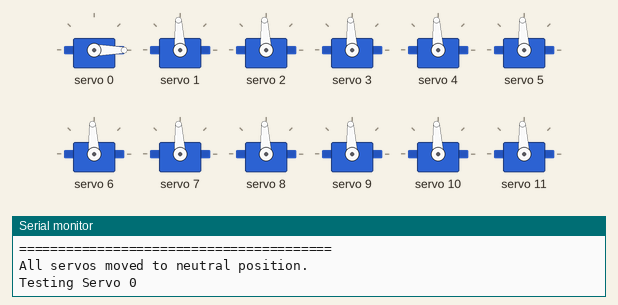
Recording of a sketch running on a simulated ESP32. On the bench: 12 × servo, the last lines printed to the serial monitor.

Above: at 2.6 s.
At 5.8 s:
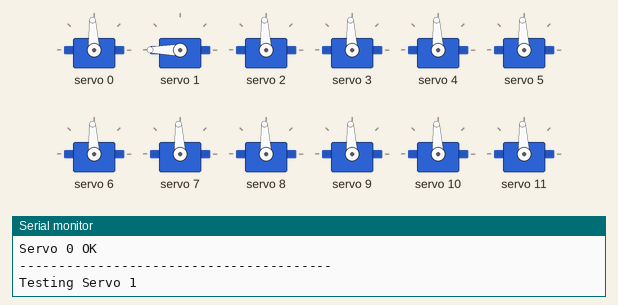
At 9.2 s:
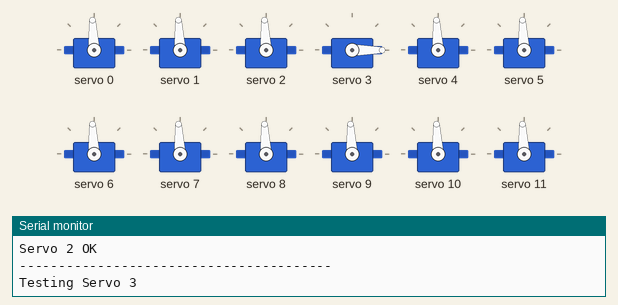
At 15.8 s:
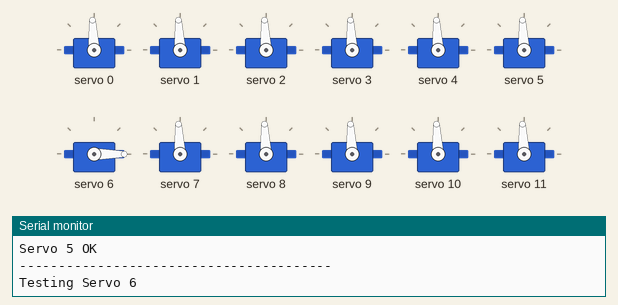
At 28.3 s:
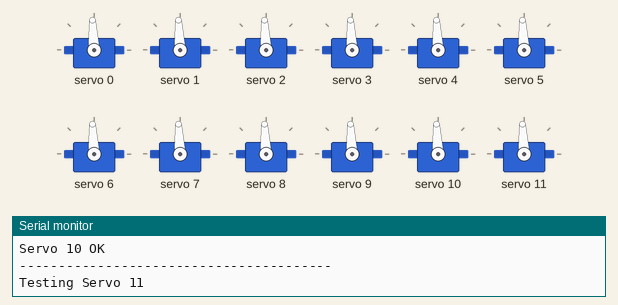
At 37.4 s:
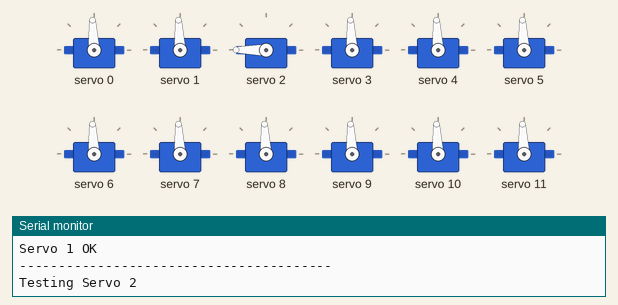
Timing chart, 0 to 40.0 s (numbered marks = the images above):
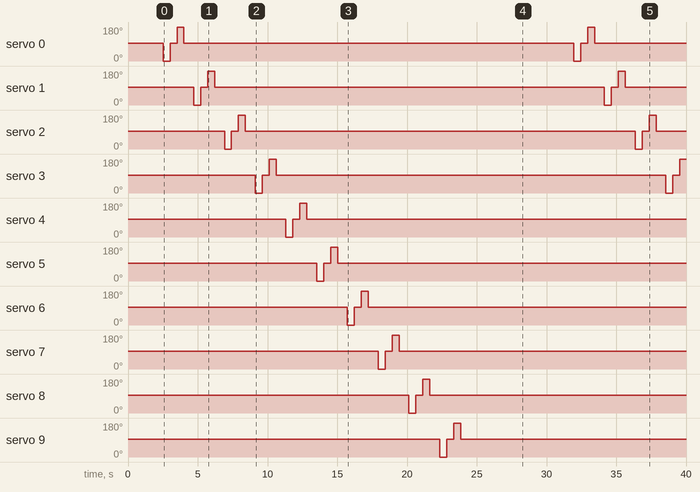

The sketch:

Servo_Test.ino
```cpp
/*
 * ------------------------------------------------------------
 * Project : Robotic Dog
 * File    : Servo_Test.ino
 * Author  : Gourav Jain
 * Board   : ESP32
 * Driver  : PCA9685
 * ------------------------------------------------------------
 * Purpose:
 * Test all 12 servo motors individually to verify
 * wiring, direction, and neutral position.
 *
 * Development Stage:
 * Hardware Bring-up
 * ------------------------------------------------------------
 */

#include <Wire.h>
#include <Adafruit_PWMServoDriver.h>

#define SDA_PIN 21
#define SCL_PIN 22

#define SERVO_MIN     110
#define SERVO_CENTER  307
#define SERVO_MAX     510

#define TOTAL_SERVOS 12

Adafruit_PWMServoDriver pwm = Adafruit_PWMServoDriver(0x40);

void moveServo(uint8_t channel, uint16_t pulse);
void centerAllServos();

void setup()
{
    Serial.begin(115200);

    Wire.begin(SDA_PIN, SCL_PIN);

    pwm.begin();
    pwm.setPWMFreq(50);

    delay(500);

    Serial.println("========================================");
    Serial.println(" Robotic Dog - Servo Test");
    Serial.println("========================================");

    centerAllServos();

    Serial.println("All servos moved to neutral position.");
    delay(2000);
}

void loop()
{
    for(uint8_t servo = 0; servo < TOTAL_SERVOS; servo++)
    {
        Serial.print("Testing Servo ");
        Serial.println(servo);

        moveServo(servo, SERVO_MIN);
        delay(500);

        moveServo(servo, SERVO_CENTER);
        delay(500);

        moveServo(servo, SERVO_MAX);
        delay(500);

        moveServo(servo, SERVO_CENTER);
        delay(700);

        Serial.print("Servo ");
        Serial.print(servo);
        Serial.println(" OK");

        Serial.println("----------------------------------------");
    }

    Serial.println("Servo test completed.");
    Serial.println("Repeating in 3 seconds...\n");

    delay(3000);
}

void moveServo(uint8_t channel, uint16_t pulse)
{
    pwm.setPWM(channel, 0, pulse);
}

void centerAllServos()
{
    for(uint8_t i = 0; i < TOTAL_SERVOS; i++)
    {
        pwm.setPWM(i, 0, SERVO_CENTER);
    }
}
```

Measured:
- by itself, servo 0: 93° → 0° at 2.5 s, → 93° 0.50 s later, → 180° 0.50 s later, → 93° 0.50 s later, … (8 changes in this stretch)
- by itself, servo 1: 93° → 0° at 4.7 s, → 93° 0.50 s later, → 180° 0.50 s later, → 93° 0.50 s later, … (8 changes in this stretch)
- by itself, servo 2: 93° → 0° at 6.9 s, → 93° 0.50 s later, → 180° 0.50 s later, → 93° 0.50 s later, … (8 changes in this stretch)
- by itself, servo 3: 93° → 0° at 9.1 s, → 93° 0.50 s later, → 180° 0.50 s later, → 93° 0.50 s later, … (7 changes in this stretch)
- by itself, servo 4: 93° → 0° at 11.3 s, → 93° 0.50 s later, → 180° 0.50 s later, → 93° 0.50 s later
- by itself, servo 5: 93° → 0° at 13.5 s, → 93° 0.50 s later, → 180° 0.50 s later, → 93° 0.50 s later
- by itself, servo 6: 93° → 0° at 15.7 s, → 93° 0.50 s later, → 180° 0.50 s later, → 93° 0.50 s later
- by itself, servo 7: 93° → 0° at 17.9 s, → 93° 0.50 s later, → 180° 0.50 s later, → 93° 0.50 s later
